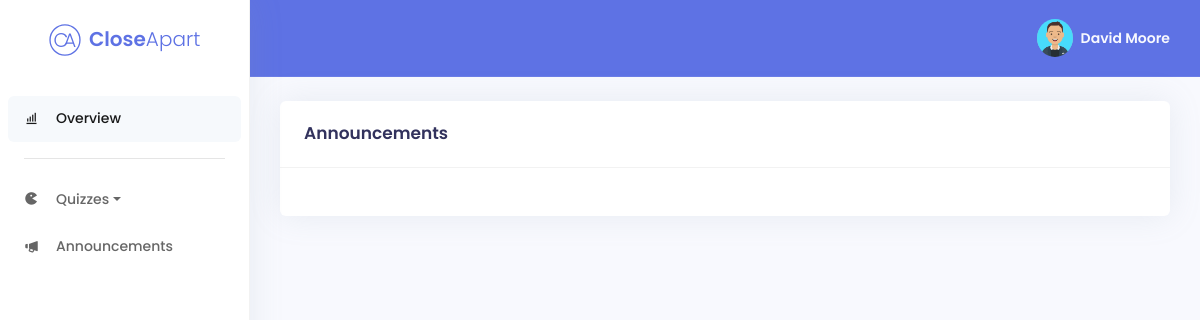
Page /student/announcements.php (signed in) on the earlier database version.
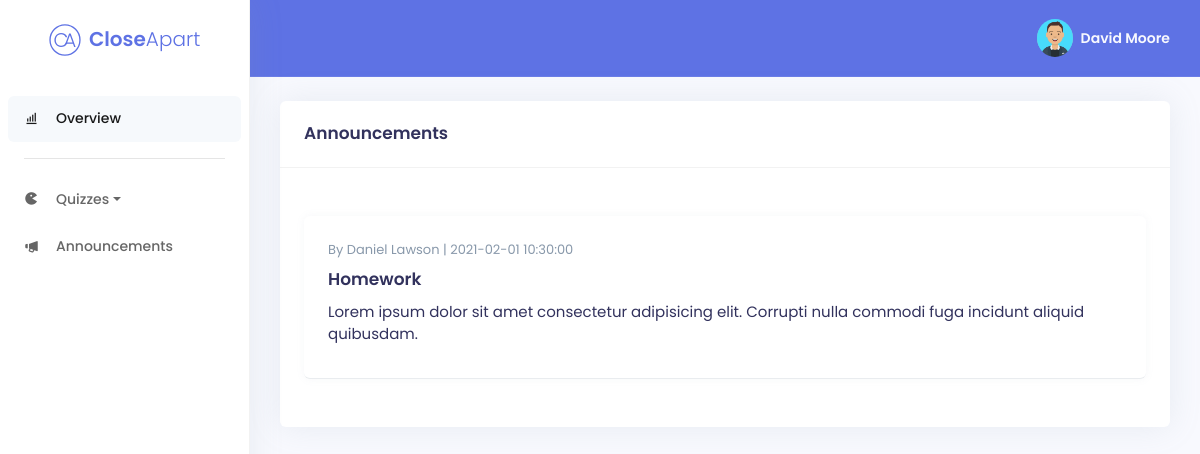
Same page on the later database version.
### tables this page shows
CREATE TABLE IF NOT EXISTS Students (
student_id SMALLINT(3) NOT NULL AUTO_INCREMENT,
student_fullname VARCHAR(255) NULL DEFAULT NULL,
student_email VARCHAR(255) NULL DEFAULT NULL,
student_password VARCHAR(255) NULL DEFAULT NULL,
student_phone INT(10) ZEROFILL NULL,
student_address VARCHAR(255) NULL,
student_city VARCHAR(255) NULL,
student_country VARCHAR(255) NULL,
student_eircode VARCHAR(255) NULL,
student_bio TEXT NULL,
student_avatar VARCHAR(255) DEFAULT 'david-avataaar.png',
attendance SMALLINT(3) NULL,
attendance_explained SMALLINT(3) NULL,
attendance_unexplained SMALLINT(3) NULL,
class_id INT(11) NOT NULL,
PRIMARY KEY (student_id));

CREATE TABLE IF NOT EXISTS Announcements (
  announcement_id SMALLINT(3) NOT NULL AUTO_INCREMENT,
  announcement_subject VARCHAR(255) NOT NULL,
  announcement_description TEXT,
  created_at DATETIME DEFAULT CURRENT_TIMESTAMP,
  staff_email VARCHAR(255) NULL DEFAULT NULL,
PRIMARY KEY (announcement_id));

CREATE TABLE IF NOT EXISTS Staff (
staff_id SMALLINT(3) NOT NULL AUTO_INCREMENT,
staff_fullname VARCHAR(255) NULL DEFAULT NULL,
staff_email VARCHAR(255) NULL DEFAULT NULL,
staff_password VARCHAR(255) NULL DEFAULT NULL,
staff_phone INT(10) ZEROFILL NULL,
staff_address VARCHAR(255) NULL,
staff_city VARCHAR(255) NULL,
staff_country VARCHAR(255) NULL,
staff_eircode VARCHAR(255) NULL,
staff_bio TEXT NULL,
staff_avatar VARCHAR(255) DEFAULT 'daniel-avataaar.png',
google_id VARCHAR(255) NULL,
PRIMARY KEY (staff_id));

### student/announcements.php (the view, shortened to what this page needs)
<?php
require('../config/db.php');
function getStudentsData($studentId) {
	require('../config/db.php');
	$array = array();
	$query = mysqli_query($conn, "SELECT * FROM students WHERE student_id=" . $studentId);
	while ($row = mysqli_fetch_assoc($query)) {
		$array['student_id'] = $row['student_id'];
		$array['student_fullname'] = $row['student_fullname'];
		$array['student_email'] = $row['student_email'];
		$array['student_password'] = $row['student_password'];
		$array['student_avatar'] = $row['student_avatar'];
		$array['attendance'] = $row['attendance'];
		$array['attendance_explained'] = $row['attendance_explained'];
		$array['attendance_unexplained'] = $row['attendance_unexplained'];
	}
	return $array;
}
function getId($email) {
	require('../config/db.php');
	$query = mysqli_query($conn, "SELECT student_id FROM students WHERE student_email='" . $email . "'");
	while ($row = mysqli_fetch_assoc($query)) {
		return $row['student_id'];
	}
}
if (isset($_SESSION['student_email'])) {
	$studentData = getStudentsData(getId($_SESSION['student_email']));
}
$query = "SELECT * FROM announcements JOIN staff USING(staff_email) ORDER BY announcement_id ASC";
$result = mysqli_query($conn, $query);
$lists = mysqli_fetch_all($result, MYSQLI_ASSOC);
?>
<!DOCTYPE html>
<html lang="en">
<head>
	<link href='https://unpkg.com/boxicons@2.0.7/css/boxicons.min.css' rel='stylesheet'>
	<link rel="stylesheet" href="../assets/css/argon.min.css">
	<link rel="stylesheet" type="text/css" href="https://cdn.datatables.net/1.10.23/css/dataTables.bootstrap4.min.css" />
</head>
<body>
	<nav class="sidenav navbar navbar-vertical fixed-left navbar-expand-xs navbar-light bg-white" id="sidenav-main">
		<div class="scrollbar-inner">
			<div class="sidenav-header align-items-center">
				<a class="navbar-brand d-flex justify-content-center" href="../index.php">
					<img src="../assets/images/brand/closeapart-logo-primary.svg" class="mr-2 brand-logo"
						alt="closeapart logo">
					<span class="font-weight-bold text-primary">Close</span><span
						class="font-weight-light text-primary">Apart</span>
				</a>
			</div>
			<div class="navbar-inner">
				<div class="collapse navbar-collapse" id="sidenav-collapse-main">
					<ul class="navbar-nav">
						<li class="nav-item">
							<a class="nav-link active" href="./dashboard.php">
								<i class='bx bx-bar-chart-alt'></i>
								<span class="nav-link-text">Overview</span>
							</a>
						</li>
					</ul>
					<hr class="my-3">
					<ul class="navbar-nav">
						<li class="nav-item">
							<a class="nav-link dropdown-toggle" href="#" role="button" data-toggle="dropdown" aria-haspopup="true"
								aria-expanded="false">
								<i class='bx bxs-game'></i>
								<span class="nav-link-text">Quizzes</span>
							</a>
						</li>
						<li class="nav-item">
							<a class="nav-link" href="./announcements.php">
								<i class='bx bxs-megaphone'></i>
								<span class="nav-link-text">Announcements</span>
							</a>
						</li>
					</ul>
				</div>
			</div>
		</div>
	</nav>
	<div class="main-content">
		<nav class="navbar navbar-top navbar-expand navbar-dark bg-primary border-bottom">
			<div class="container-fluid">
				<div class="collapse navbar-collapse" id="navbarSupportedContent">
					<ul class="navbar-nav align-items-center">
						<li class="nav-item dropdown">
							<a class="nav-link pr-0" href="#" role="button" data-toggle="dropdown" aria-haspopup="true"
								aria-expanded="false">
								<div class="media align-items-center">
									<span class="avatar avatar-sm rounded-circle">
										<?php if($_SESSION['access_token'] == true): ?>
										<img src='<?php echo $_SESSION['picture']; ?>' />
										<?php else: ?>
										<img src='../assets/images/avatars/<?php echo $studentData['student_avatar'] ?>' />
										<?php endif; ?>
									</span>
									<div class="media-body ml-2 d-none d-lg-block">
										<span
											class="mb-0 text-sm font-weight-bold"><?php echo $studentData['student_fullname'] . $_SESSION['givenName'] . ' ' . $_SESSION['familyName'] ?></span>
									</div>
								</div>
							</a>
						</li>
					</ul>
				</div>
			</div>
		</nav>
		<div class="container-fluid mt-4">
			<div class="row">
				<div class="col-xl-12">
					<div class="card">
						<div class="card-header bg-transparent">
							<div class="row align-items-center">
								<div class="col d-flex justify-content-between align-items-center">
									<h3 class="mb-0">Announcements</h3>
								</div>
							</div>
						</div>
						<div class="card-body">
							<div class="row">
								<div class="col-md-12">
									<?php foreach($lists as $list) : ?>
									<div id="cardDiv" class="card my-4 border-bottom shadow-sm">
										<div id="cardPost" class="card-body">
											<div class="row">
												<div class="col">
													<h5 class="mr-3 text-muted font-weight-normal">By <?php echo $list['staff_fullname'] . ' | ' . $list['created_at'] ?></h5>
													<h3 class="mr-3"><?php echo $list['announcement_subject'] ?></h3>
													<h4 class="font-weight-normal"><?php echo $list['announcement_description'] ?></h4>
												</div>
											</div>
										</div>
									</div>
									<?php endforeach; ?>
								</div>
							</div>
						</div>
					</div>
				</div>
			</div>
		</div>
	</div>
</body>
</html>

Differences in the rows shown:
added announcements: staff.staff_fullname "Daniel Lawson", created_at "2021-02-01 10:30:00", announcement_subject "Homework", announcement_description "Lorem ipsum dolor sit amet consectetur adipisicing elit. Corrupti nulla commodi fuga incidunt aliquid quibusdam."
